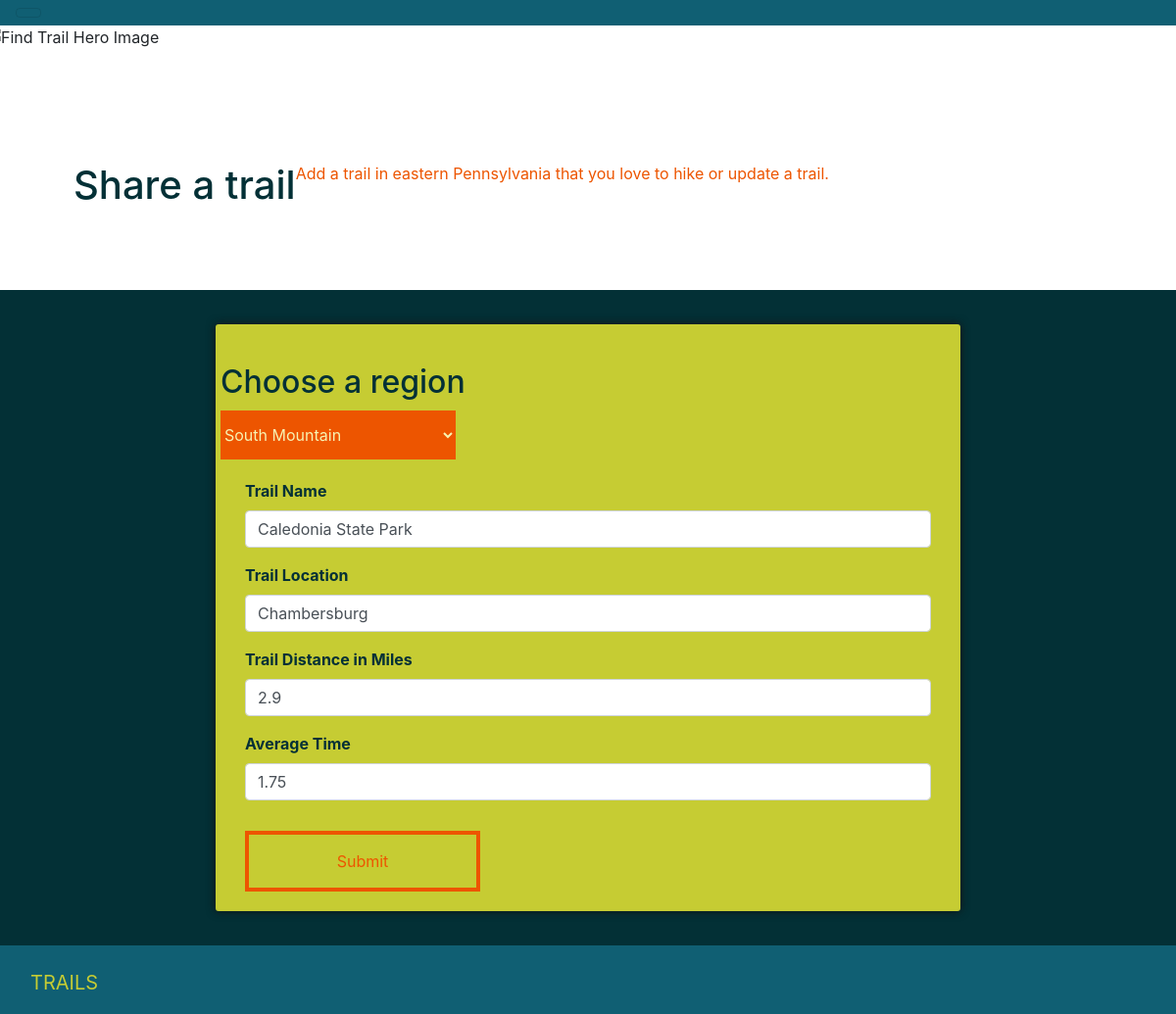
The app's page /trail-form.php?trail_id=28 with its own data.
### tables this page shows
CREATE TABLE `trail` (
  `id` int(11) UNSIGNED NOT NULL,
  `region_id` int(11) DEFAULT NULL,
  `name` varchar(255) DEFAULT NULL,
  `location` varchar(255) DEFAULT NULL,
  `distance` float DEFAULT NULL,
  `avgTime` float DEFAULT NULL
);

CREATE TABLE `region` (
  `id` int(11) UNSIGNED NOT NULL,
  `name` varchar(255) DEFAULT NULL
);

### trail-form.php (the view, shortened to what this page needs)
<?php
include 'inc/header.php';
include 'inc/db.php';
$sql = "SELECT id, name FROM region";
$region = $conn->query($sql);
if (isset($_GET['trail_id'])) {
    $trail_id = $_GET['trail_id'];
    $trailSQL = "SELECT * FROM trail WHERE id=$trail_id";
    $trail =  $conn->query($trailSQL)->fetch_assoc();
}
 ?>
        <?php include 'inc/trail-hero.php'; ?>
         <div class="container">
             <div class="row page-intro">
                 <h1 class="text-xs-center">Share a trail</h1>
                 <p class="text-xs-center">Add a trail in eastern Pennsylvania that you love to hike or update a trail.</p>
             </div>
         </div>
         <div class="container-fluid trail-section">
             <div class="container">
                 <div class="row">
                     <div class="form-card clearfix">
                         <form action="add-trail.php" method="post" accept-charset="utf-8">
                             <h2 class="col-xs-12">Choose a region</h2>
                             <div class="col-xs-6 drop-down">
                                 <select  class="my-drp-down" name="region_id">
                                     <?php
                                     if ($region->num_rows > 0) {
                                         while ($row = $region->fetch_assoc()) {
                                             echo "<option value='" . $row['id'] . "'";
                                             if (isset($trail) and $trail['region_id'] == $row['id']) {
                                         echo "selected";
                                     }
                                         echo ">" . $row['name'] . "</option>";
                                         }
                                     }
                                     ?>
                                 </select>
                             </div>
                             <div class="col-sm-6">
                                 <div class="form-group">
                                     <label for="name">Trail Name</label>
                                     <input type="text" name="name" class="form-control input" placeholder="Name"  <?php if (isset($trail['name'])) echo "value='" . $trail['name'] . "'"; ?> required min="2">
                                 </div>
                                 <div class="form-group">
                                     <label for="location">Trail Location</label>
                                     <input type="text" name="location" class="form-control input" placeholder="Location" <?php if (isset($trail['location'])) echo "value='" . $trail['location'] . "'"; ?> required min="2">
                                 </div>
                                 <div class="form-group">
                                     <label for="distance">Trail Distance in Miles</label>
                                     <input type="text" name="distance" class="form-control input" placeholder="Distance" <?php if (isset($trail['distance'])) echo "value='" . $trail['distance'] . "'"; ?> pattern="[0-9]{1,100}+([\.][0-9]+)?" required min="1">
                                 </div>
                                 <div class="form-group">
                                     <label for="avgTime">Average Time</label>
                                     <input type="text" name="avgTime" class="form-control input" placeholder="Average Time" <?php if (isset($trail['avgTime'])) echo "value='" . $trail['avgTime'] . "'"; ?> pattern="[0-9]+([\.][0-9]+)?" required min="1">
                                 </div>
                                 <button type="submit" value="send" name="submit" class="btn btn-default  my-btn">Submit</button>
                             </div>
                         </form>
                     </div>
                 </div>
             </div>
         </div>
<?php include 'inc/footer.php'; ?>

### styles/main.css (style rules this page uses)
.container { margin: 0 auto; padding: 15px; max-width: 1080px; width: 100%; }
p { color: #f1f1f1; }
h2 { margin: 20px -10px 5px; color: #033036; }
label { font-weight: bold; color: #033036; }
.form-card { margin: 20px auto; padding: 20px 15px; background: #C6CC33; border-radius: 3px; box-shadow: 0px 0px 10px #121212; }
.input { width: 700px; }
.my-btn { padding: 15px; text-align: center; border: 4px solid #ED5500; color: #ED5500; margin-top: 15px; width: 240px; background: none; border-radius: 0; }
.drop-down { margin-top: 10px; width: auto; }
.my-drp-down { margin-top: 10px; width: 240px; height: 50px; background: #ED5500; color: #F7F3B2; border: none; border-radius: 0; margin: 0 0 20px -10px; }
.about, .trail-section { background: #033036; }
.page-intro { margin: 100px auto 60px; }
.page-intro h1 { color: #033036; }
.page-intro p { color: #ED5500; }

### records on screen
trail: region_id "South Mountain", name "Caledonia State Park", location "Chambersburg", distance "2.9", avgTime "1.75"
